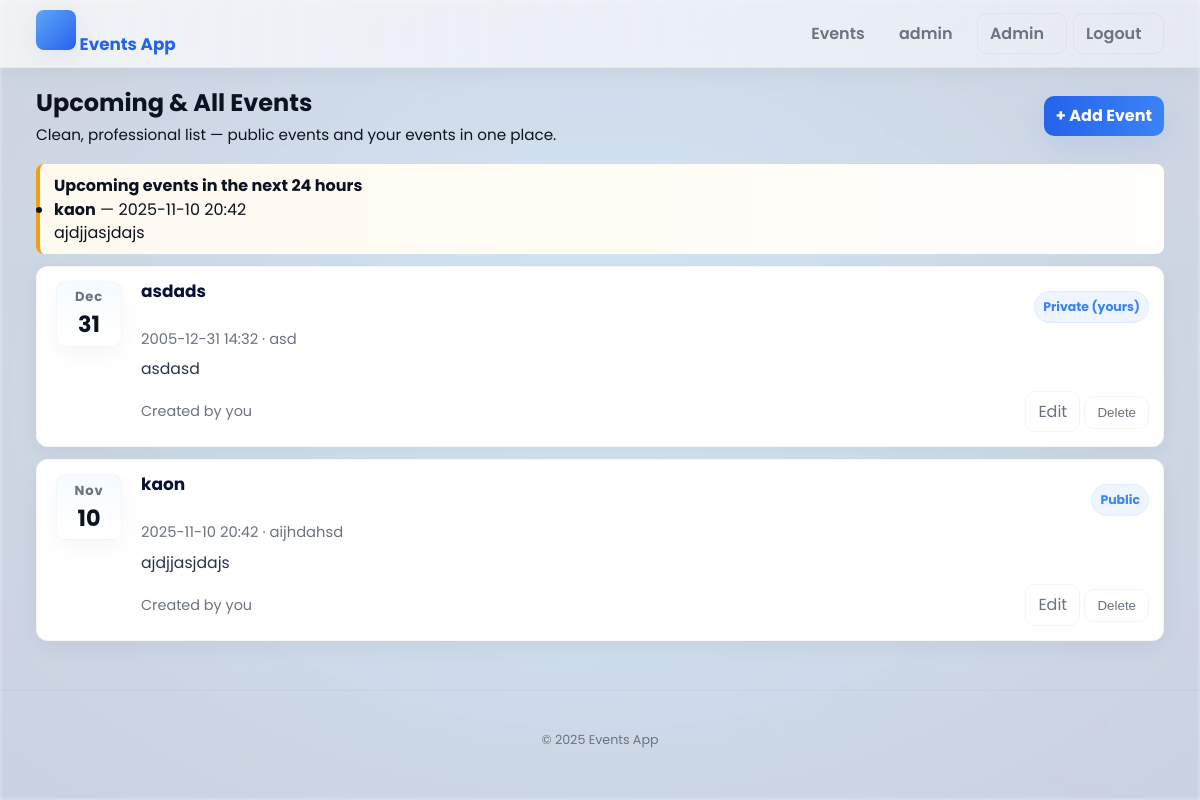
/events (signed in), run on the app's committed database.
### tables this page shows
CREATE TABLE events (
            id INTEGER PRIMARY KEY AUTOINCREMENT,
            title TEXT NOT NULL,
            description TEXT,
            event_datetime TEXT, -- store as ISO string
            location TEXT,
            created_by INTEGER,
            created_at TIMESTAMP DEFAULT CURRENT_TIMESTAMP, visible_to_all INTEGER DEFAULT 0,
            FOREIGN KEY(created_by) REFERENCES users(id)
        );

### app.py (the view)
@app.route("/events")
@login_required
def events():
    db = get_db()
    user_id = session.get("user_id")
    try:
        events_rows = db.execute(
            "SELECT id, title, description, event_datetime, location, created_by, visible_to_all FROM events WHERE visible_to_all = 1 OR created_by = ? ORDER BY datetime(event_datetime) ASC",
            (user_id,),
        ).fetchall()
    except sqlite3.OperationalError:
        events_rows = []
    events = []
    for r in events_rows:
        ed = r["event_datetime"]
        if isinstance(ed, str):
            ed_dt = None
            for fmt in ("%Y-%m-%dT%H:%M", "%Y-%m-%d %H:%M:%S", "%Y-%m-%d %H:%M"):
                try:
                    ed_dt = datetime.strptime(ed, fmt)
                    break
                except Exception:
                    continue
            if ed_dt is None:
                try:
                    ed_dt = datetime.fromisoformat(ed)
                except Exception:
                    ed_dt = None
        else:
            ed_dt = ed
        events.append(
            {
                "id": r["id"],
                "title": r["title"],
                "description": r["description"],
                "event_datetime": ed_dt,
                "location": r["location"],
                "created_by": r["created_by"],
                "visible_to_all": bool(r["visible_to_all"]),
            }
        )
    NOTIFY_HOURS = 24
    now = datetime.utcnow()
    notify_until = now + timedelta(hours=NOTIFY_HOURS)
    notifications = [e for e in events if e["event_datetime"] and now <= e["event_datetime"] <= notify_until]
    return render_template("events.html", events=events, notifications=notifications, notify_hours=NOTIFY_HOURS)

### app.py (called while the page is built)
def get_db():
    if "db" not in g:
        g.db = sqlite3.connect(
            app.config["DATABASE"], detect_types=sqlite3.PARSE_DECLTYPES | sqlite3.PARSE_COLNAMES
        )
        g.db.row_factory = sqlite3.Row
    return g.db

def login_required(f):
    @wraps(f)
    def decorated_function(*args, **kwargs):
        if "user_id" not in session:
            flash("You need to be logged in to view that page.", "warning")
            return redirect(url_for("login", next=request.path))
        return f(*args, **kwargs)
    return decorated_function

### templates/events.html (shortened to what this page needs)
{% extends "base.html" %}
{% block content %}
  <div class="events-header" style="display:flex;justify-content:space-between;align-items:center;gap:12px;margin-bottom:18px;">
    <div>
      <h2 class="page-title">Upcoming & All Events</h2>
      <p class="muted" style="margin-top:4px;font-size:0.95rem;">Clean, professional list — public events and your events in one place.</p>
    </div>
    <div>
      <a class="btn primary" href="{{ url_for('create_event') }}">+ Add Event</a>
    </div>
  </div>
  {% if notifications %}
    <div class="notifications compact">
      <strong>Upcoming events in the next {{ notify_hours }} hours</strong>
      <ul>
        {% for n in notifications %}
          <li>
            <strong>{{ n.title }}</strong> — {{ n.event_datetime.strftime('%Y-%m-%d %H:%M') if n.event_datetime else 'Unknown time' }}
            <div class="muted small">{{ n.description or '' }}</div>
          </li>
        {% endfor %}
      </ul>
    </div>
  {% endif %}
  <section class="event-cards">
    {% if events %}
      <ul class="event-cards-list">
        {% for e in events %}
          <li class="event-card" aria-labelledby="event-title-{{ e.id }}">
            <div class="event-card-left">
              {% if e.event_datetime %}
                <div class="date-pill">
                  <div class="date-month">{{ e.event_datetime.strftime('%b') }}</div>
                  <div class="date-day">{{ e.event_datetime.strftime('%d') }}</div>
                </div>
              {% else %}
                <div class="date-pill empty"><div class="date-month">—</div><div class="date-day">—</div></div>
              {% endif %}
            </div>
            <div class="event-card-main">
              <div class="event-card-top">
                <h3 id="event-title-{{ e.id }}" class="event-title">{{ e.title }}</h3>
                <div class="event-badges">
                  {% if e.visible_to_all %}
                    <span class="badge badge-pill badge-soft">Public</span>
                  {% else %}
                    {% if e.created_by == session.get('user_id') %}
                      <span class="badge badge-pill badge-soft">Private (yours)</span>
                    {% else %}
                      <span class="badge badge-pill badge-muted">Private</span>
                    {% endif %}
                  {% endif %}
                </div>
              </div>
              <div class="event-meta">
                <span class="muted small">
                  {{ e.event_datetime.strftime('%Y-%m-%d %H:%M') if e.event_datetime else 'No date' }}
                </span>
                {% if e.location %}
                  <span class="muted small"> · {{ e.location }}</span>
                {% endif %}
              </div>
              <p class="event-desc muted">{{ e.description or '' }}</p>
              <div class="event-foot">
                <div class="creator muted small">
                  {% if e.created_by == session.get('user_id') %} Created by you
                  {% else %} Created by user #{{ e.created_by }} {% endif %}
                </div>
                <div class="actions">
                  {% if e.created_by == session.get('user_id') or session.get('role') == 'admin' %}
                    <a class="btn ghost" href="{{ url_for('edit_event', event_id=e.id) }}">Edit</a>
                    <form method="post" action="{{ url_for('delete_event', event_id=e.id) }}" style="display:inline;" onsubmit="return confirm('Delete this event?');">
                      <button class="btn ghost" type="submit">Delete</button>
                    </form>
                  {% endif %}
                </div>
              </div>
            </div>
          </li>
        {% endfor %}
      </ul>
    {% else %}
      <div class="empty-state">
        <p>No events found. Be the first to <a href="{{ url_for('create_event') }}">create an event</a>.</p>
      </div>
    {% endif %}
  </section>
{% endblock %}

### static/style.css (style rules this page uses)
:root { --accent-1: #2563eb; --accent-2: #3b82f6; --muted: #6b7280; --bg: linear-gradient(180deg,#f7fbff 0%, #f3f8ff 100%); --card: #ffffff; --glass: rgba(255,255,255,0.7); --glass-2: rgba(255,255,255,0.06); --shadow-1: 0 6px 30px rgba(12,18,46,0.08); --shadow-2: 0 12px 40px rgba(12,18,46,0.09); --success: #16a34a; --danger: #ef4444; --radius: 12px; --nav-height: 68px; --transition: 320ms cubic-bezier(.2,.9,.3,1); --glass-blur: 8px; --bg-image: url('/static/bg.jpg'); }
* { box-sizing: border-box; margin: 0; padding: 0; -webkit-font-smoothing:antialiased; -moz-osx-font-smoothing:grayscale; }
html,body,#app { height:100%; }
body { font-family: 'Poppins', system-ui, -apple-system, "Segoe UI", Roboto, "Helvetica Neue", Arial, sans-serif; background: var(--bg); color: #0b1220; line-height:1.45; -webkit-font-smoothing:antialiased; overflow-y: auto; font-size:16px; padding-top: var(--nav-height); }
body::before { content:""; position:fixed; inset:0; background-image: var(--bg-image); background-size:cover; background-position:center; opacity: 0.12; filter: blur(2px) saturate(1.05); z-index: -2; transition: opacity var(--transition); }
body::after { content:""; position:fixed; inset:0; background: radial-gradient(ellipse at center, rgba(12,18,46,0.02) 0%, rgba(12,18,46,0.06) 100%); z-index: -1; }
.btn { display:inline-flex; align-items:center; gap:0.6rem; padding:8px 12px; border-radius:10px; cursor:pointer; transition:all var(--transition); text-decoration:none; border:none; }
.btn.primary { background: linear-gradient(90deg,var(--accent-1),var(--accent-2)); color:white; font-weight:700; box-shadow: 0 10px 30px rgba(59,130,246,0.12); transform: translateZ(0); }
.btn.ghost { background: transparent; border: 1px solid rgba(8,12,30,0.04); color:var(--muted); }
.badge { display:inline-block; margin-top:10px; font-size:0.83rem; padding:6px 8px; border-radius:999px; background: rgba(34,197,94,0.12); color:var(--success); font-weight:700; }
.add-btn, .back, button { display:inline-flex; align-items:center; gap:0.6rem; background: linear-gradient(90deg,var(--accent-1),var(--accent-2)); color:white; padding:10px 16px; border-radius:10px; border:none; cursor:pointer; transition: transform var(--transition), box-shadow var(--transition); }
.event-cards { margin-top: 6px; }
.event-cards-list { list-style: none; padding: 0; margin: 0; display: grid; gap: 12px; grid-template-columns: 1fr; }
.event-card { display: flex; gap: 14px; align-items: flex-start; background: #ffffff; border-radius: 12px; padding: 14px; box-shadow: 0 6px 22px rgba(12,18,46,0.05); transition: transform 260ms cubic-bezier(.2,.9,.3,1), box-shadow 260ms ease; border: 1px solid rgba(12,18,46,0.03); }
.event-card-left { flex: 0 0 76px; display:flex; justify-content:center; align-items:center; }
.date-pill { width:66px; height:66px; border-radius:10px; background: linear-gradient(180deg,#f7fbff,#ffffff); display:flex; flex-direction:column; align-items:center; justify-content:center; border:1px solid rgba(14,39,90,0.03); box-shadow: 0 8px 22px rgba(12,18,46,0.04); color:#0b1220; font-weight:700; }
.date-month { font-size:0.82rem; letter-spacing:0.8px; color:var(--muted); }
.date-day { font-size:1.4rem; margin-top:2px; }
.event-card-main { flex: 1 1 auto; min-width: 0; }
.event-card-top { display:flex; align-items:flex-start; justify-content:space-between; gap:12px; }
.event-title { margin: 0; font-size:1.06rem; line-height:1.2; color: #071132; font-weight:700; word-break:break-word; }
.event-badges { display:flex; gap:8px; align-items:center; }
.badge { font-size:0.78rem; padding:6px 8px; border-radius:999px; font-weight:700; }
.badge-pill { background:#eef6ff; color:var(--accent-1); border:1px solid rgba(37,99,235,0.06); }
.badge-soft { background: rgba(59,130,246,0.08); color:var(--accent-2); }
.event-meta { margin-top:6px; margin-bottom:8px; font-size:0.92rem; color:var(--muted); }
.event-desc { margin:0 0 10px 0; color:#273449; font-size:0.98rem; max-width:78ch; }
.event-foot { display:flex; justify-content:space-between; align-items:center; gap:12px; margin-top:6px; }
.event-foot .muted { color:var(--muted); font-size:0.9rem; }
.notifications.compact { background:linear-gradient(90deg,#fffaf0,#fffefc); border-left:4px solid #f59e0b; padding:10px 14px; border-radius:8px; margin-bottom:12px; }

### data on the page
events: title "kaon", event_datetime "2025-11-10 20:42", description "ajdjjasjdajs", event_datetime "Nov", event_datetime "10", visible_to_all "Public", location "aijhdahsd", shows "Created by you"
events: event_datetime "Dec", event_datetime "31", title "asdads", visible_to_all "Private (yours)", event_datetime "2005-12-31 14:32", location "asd", description "asdasd", shows "Created by you"

### other printed values
{{ session.get('username') }} "admin"
{{ notify_hours }} "24"
{{ (2025) }} "2025"
